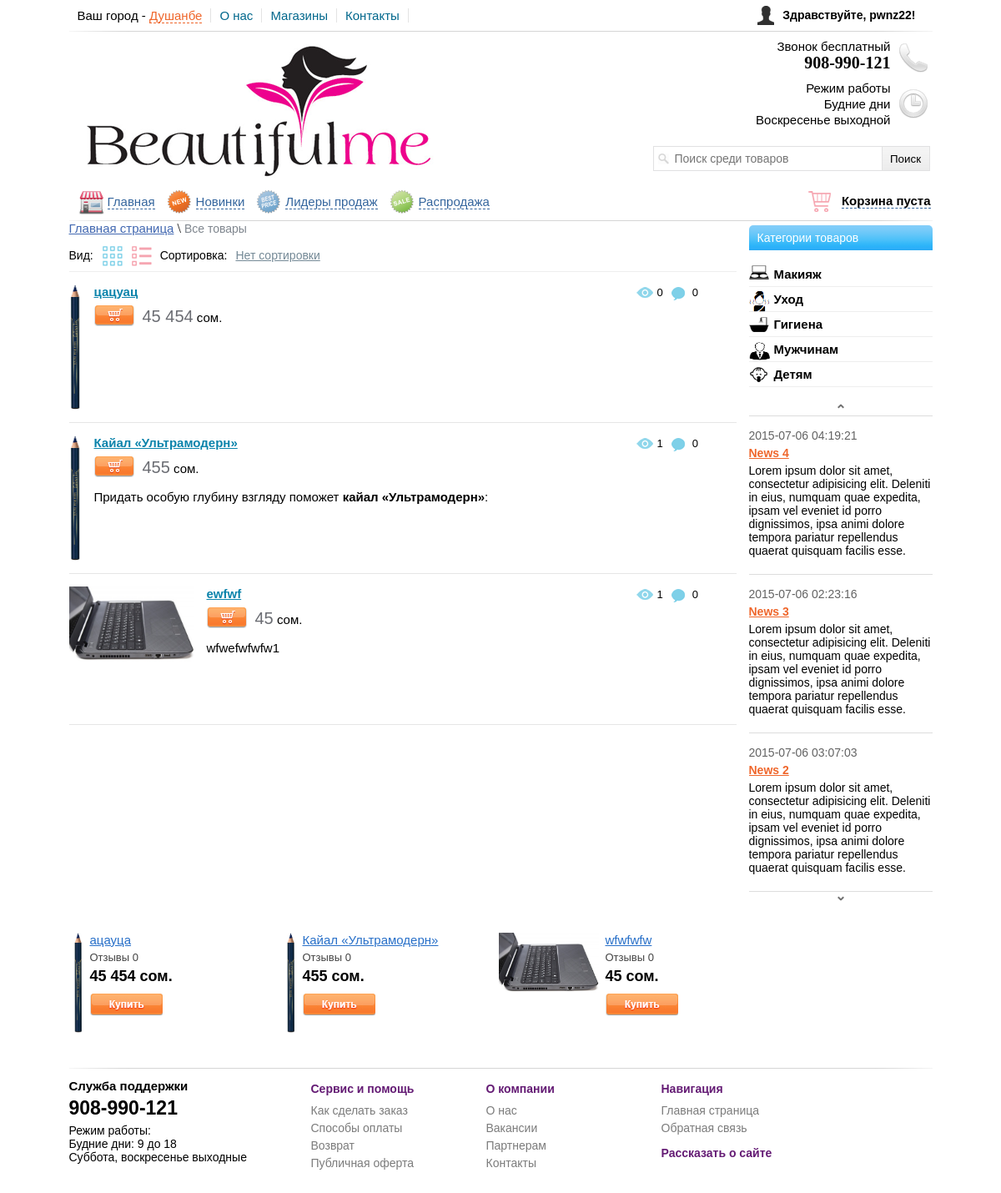
/ (signed in), run on the app's committed database.
### tables this page shows
CREATE TABLE IF NOT EXISTS `news` (
  `id` int(11) NOT NULL AUTO_INCREMENT,
  `title` varchar(255) NOT NULL,
  `text` text NOT NULL,
  `date` datetime NOT NULL,
  PRIMARY KEY (`id`)
);

CREATE TABLE IF NOT EXISTS `table_products` (
  `products_id` int(11) NOT NULL AUTO_INCREMENT,
  `title` varchar(255) NOT NULL,
  `price` int(11) NOT NULL,
  `brand` varchar(255) NOT NULL,
  `seo_words` text NOT NULL,
  `seo_description` text NOT NULL,
  `mini_description` text NOT NULL,
  `mini_features` text NOT NULL,
  `image` varchar(255) NOT NULL,
  `description` text NOT NULL,
  `features` text NOT NULL,
  `datetime` datetime NOT NULL,
  `new` int(11) NOT NULL DEFAULT '0',
  `leader` int(11) NOT NULL DEFAULT '0',
  `sale` int(11) NOT NULL DEFAULT '0',
  `visible` int(11) NOT NULL DEFAULT '0',
  `count` int(11) NOT NULL DEFAULT '0',
  `type_tovara` varchar(255) NOT NULL,
  `brand_id` int(11) NOT NULL,
  `yes_like` int(11) NOT NULL DEFAULT '1',
  `short_title` varchar(50) NOT NULL,
  PRIMARY KEY (`products_id`)
);

### functions/functions.php (called while the page is built, shortened)
<?php
function group_numerals($int){
		switch (strlen($int)) {
		case '5':
		$price = substr($int,0,2).' '.substr($int,2,5);
		break;
		default:
		$price = $int;
		break;
	}
	return $price;
}
 ?>

### include/block-category.php (the view, shortened to what this page needs)
<div id="block-category">
	<p class="header-title">Категории товаров</p>
	<ul>
		<li><a id="index1"><img src="/images/makeup.png" id="makeup-images"><strong>Макияж</strong></a>
		</li>
		<li><a id="index2"><img src="/images/care.png" id="care-images"><strong>Уход</strong></a>
		</li>
			<li><a id="index3"><img src="/images/hygiene.png" id="hygiene-images"><strong>Гигиена</strong></a>
		</li>
		<li><a id="index4"><img src="/images/mans.png" id="mans-images"><strong>Мужчинам</strong></a>
		</li>
		<li><a id="index5"><img src="/images/kids.png" id="kids-images"><strong>Детям</strong></a>
		</li>
	</ul>
</div>

### index.php (shortened to what this page needs)
<?php
	include 'include/db_connect.php';
	include 'functions/functions.php';
	$sorting = $_GET["sort"];
		switch($sorting)
		{
			default:
			$sorting = 'products_id DESC';
			$sort_name = 'Нет сортировки';
			break;
		}
?>
<!DOCTYPE html>
<html>
<head>
	<link rel="stylesheet" href="css/reset.css">
	<link rel="stylesheet" href="css/style.css">
	<link rel="stylesheet" href="trackbar/trackbar.css">
</head>
<body>
<div id="block-body">
<?php
	include 'include/block-header.php';
?>
	<div id="block-right">
<?php
	include 'include/block-category.php';
	include 'include/block-news.php';
?>
	</div>
		<div id="block-content">
			<div id="block-sorting">
				<p id="nav-breadcrumbs"><a href="index.php">Главная страница</a> \ <span>Все товары</span></p>
				<ul id="options-list">
					<li>Вид: </li>
					<li><img id="style-grid" src="/images/icon-grid.png"></li>
					<li><img id="style-list" src="/images/icon-list.png"></li>
					<li>Сортировка: </li>
					<li><a id="select-sort"><?php echo $sort_name; ?></a>
					</li>
				</ul>
			</div>
			<?php
	$num = 8;
	$page = (int)$_GET['page'];
	$count = mysql_query("SELECT COUNT(*) FROM table_products WHERE visible = '1'",$link);
	$temp = mysql_fetch_array($count);
	If ($temp[0] > 0)
	{
	$page = intval($page);
	if(empty($page) or $page < 0) $page = 1;
	$start = $page * $num - $num;
	$qury_start_num_grid = " LIMIT $start, $num";
	}
				$result = mysql_query("SELECT * FROM table_products WHERE visible = '1' ORDER BY $sorting $qury_start_num_grid",$link);
				if (mysql_num_rows($result) > 0)
				{
					$row = mysql_fetch_array($result);
					do
					{
					if ($row["image"] != "" && file_exists("./upload_images/".$row["image"]))
						{
						$img_path = './upload_images/'.$row["image"];
						$max_width = 200;
						$max_height = 200;
						 list($width, $height) = getimagesize($img_path);
						$ratioh = $max_height/$height;
						$ratiow = $max_width/$width;
						$ratio = min($ratioh, $ratiow);
						$width = intval($ratio*$width);
						$height = intval($ratio*$height);
						}else
						{
						$img_path = "/images/no-image.png";
						$width = 110;
						$height = 200;
						}
					}
						while($row = mysql_fetch_array($result));
				}
			?>
				<ul id="block-tovar-list">
			<?php
				$num = 6;
	$page = (int)$_GET['page'];
	$count = mysql_query("SELECT COUNT(*) FROM table_products WHERE visible = '1'",$link);
	$temp = mysql_fetch_array($count);
	If ($temp[0] > 0)
	{
	$page = intval($page);
	if(empty($page) or $page < 0) $page = 1;
	$start = $page * $num - $num;
	$qury_start_num_list = " LIMIT $start, $num";
}
				$result = mysql_query("SELECT * FROM table_products WHERE visible = '1' ORDER BY $sorting $qury_start_num_list",$link);
				if (mysql_num_rows($result) > 0)
				{
					$row = mysql_fetch_array($result);
					do
					{
					if ($row["image"] != "" && file_exists("./upload_images/".$row["image"]))
						{
						$img_path = './upload_images/'.$row["image"];
						$max_width = 150;
						$max_height = 150;
						 list($width, $height) = getimagesize($img_path);
						$ratioh = $max_height/$height;
						$ratiow = $max_width/$width;
						$ratio = min($ratioh, $ratiow);
						$width = intval($ratio*$width);
						$height = intval($ratio*$height);
						}else
						{
						$img_path = "/images/noimages80x70.png";
						$width = 80;
						$height = 70;
						}
				$query_reviews = mysql_query("SELECT * FROM table_reviews WHERE products_id = '{$row["products_id"]}' AND moderate='1'",$link);
				$count_reviews = mysql_num_rows($query_reviews);
						echo '
								<li>
									<div class="block-images-list">
										<img src="'.$img_path.'" width="'.$width.'" height="'.$height.'">
									</div>
									<ul class="reviews-and-counts-list">
										<li><img src="/images/eye-icon.png"><p>'.$row["count"].'</p></li>
										<li><img src="/images/comment-icon.png"><p>'.$count_reviews.'</p></li>
									</ul>
									<p class="style-title-list"><a href="view_content.php?id='.$row["products_id"].'">'.$row["title"].'</a></p>
									<a class="add-cart-style-list" tid="'.$row["products_id"].'"></a>
									<p class="style-price-list"><strong>'.group_numerals($row["price"]).'</strong> сом.</p>
									<div class="style-text-list">'.$row["mini_description"].'</div>
								</li>
							';
					}
						while($row = mysql_fetch_array($result));
				}
						echo '</ul>';
?>
		</div>
<?php
	include 'include/block-random.php';
	include 'include/block-footer.php';
?>
</div>
</body>
</html>

### include/block-news.php (shortened to what this page needs)
<div id="block-news">
	<center><img src="/images/img-prev.png" id="news-prev"></center>
	<div id="newsticker">
		<ul>
<?php
	$result = mysql_query("SELECT * FROM news ORDER BY id DESC",$link);
		if (mysql_num_rows($result) > 0)
			{
				$row = mysql_fetch_array($result);
			do
			{
				echo '<li>
				<span>'.$row["date"].'</span>
				<a href="#">'.$row["title"].'</a>
				<p>'.$row["text"].'</p>
					</li>';
			}
			while ($row = mysql_fetch_array($result));
		}
?>
		</ul>
	</div>
	<center><img src="/images/img-next.png" id="news-next"></center>
</div>

### include/block-random.php (shortened to what this page needs)
<div id="block-random-tovar">
<ul>
<?php
$query_random = mysql_query("SELECT DISTINCT * FROM table_products WHERE visible='1' ORDER by RAND() LIMIT 4",$link);
If (mysql_num_rows($query_random) > 0)
{
$res_query = mysql_fetch_array($query_random);
do
{
$query_reviews = mysql_query("SELECT * FROM table_reviews WHERE products_id = {$res_query["products_id"]} AND moderate='1'",$link);
$count_reviews = mysql_num_rows($query_reviews);
if (strlen($res_query["image"]) > 0 && file_exists("./upload_images/".$res_query["image"]))
{
$img_path = './upload_images/'.$res_query["image"];
$max_width = 120;
$max_height = 120;
 list($width, $height) = getimagesize($img_path);
$ratioh = $max_height/$height;
$ratiow = $max_width/$width;
$ratio = min($ratioh, $ratiow);
$width = intval($ratio*$width);
$height = intval($ratio*$height);
}else
{
$img_path = "/images/no-image-65.png";
$width = 65;
$height = 118;
}
echo '
<li>
	<img src="'.$img_path.'" width="'.$width.'" height="'.$height.'">
	<a class="random-title" href="view_content.php?id='.$res_query["products_id"].'">'.$res_query["short_title"].'</a>
	<p class="random-reviews">Отзывы '.$count_reviews.'</p>
	<p class="random-price">'.group_numerals($res_query["price"]).' сом.</p>
	<a class="random-add-cart" tid="'.$res_query["products_id"].'"></a>
</li>
';
} while($res_query = mysql_fetch_array($query_random));
}
?>
</ul>
</div>

### css/style.css (style rules this page uses)
#block-body { width: 1035px; height: auto; margin: 0 auto; }
#block-right { width: 220px; height: auto; float: right; }
#block-content { width: 800px; height: auto; }
#block-category { width: 220px; height: auto; }
.header-title { width: 210px; font: 14px sans-serif; margin-top: 0; padding: 7px 0 7px 10px; color: white; background: url(/images/grd-title.png); border-radius: 5px 5px 0 0; -webkit-border-radius: 5px 5px 0 0; -moz-border-radius: 5px 5px 0 0; }
#block-category > ul > li { border-bottom: 1px solid #eeeeee; }
#block-category > ul > li > a { font: 15px sans-serif; padding: 6px 0 6px 30px; display: block; cursor: pointer; }
#makeup-images { position: absolute; margin-top: -3px; margin-left: -30px; }
#care-images { position: absolute; margin-left: -30px; margin-top: -2px; }
#hygiene-images { position: absolute; margin-left: -30px; }
#mans-images { position: absolute; margin-left: -30px; width: 26px; height: 22px; }
#kids-images { position: absolute; margin-left: -30px; }
#block-news { width: 220px; height: auto; margin-top: 15px; margin-bottom: 15px; }
#newsticker { width: 220px; border-top: 1px solid #ddd; }
#newsticker p { font: 14px sans-serif; margin-top: 5px; margin-bottom: 5px; }
#newsticker li { border-bottom: 1px solid #ddd; padding-top: 15px; padding-bottom: 15px; }
#newsticker a { color: #ef662b; font: bold 14px sans-serif; }
#newsticker span { font: 14px sans-serif; padding-bottom: 5px; color: #636363; display: block; }
#news-prev { margin-top: 5px; margin-bottom: 5px; cursor: pointer; }
#news-next { margin-top: 5px; margin-bottom: 5px; cursor: pointer; }
#nav-breadcrumbs { margin-top: 5px; }
#nav-breadcrumbs a { font: 13px sans-serif; color: #4268b1; }
#nav-breadcrumbs span { color: #7f868e; font: 14px sans-serif; }
#block-sorting { height: 60px; border-bottom: 1px solid #eeeeee; }
#options-list > li { float: left; margin-left: 10px; font: 14px sans-serif; }
#options-list img { margin-top: -4px; cursor: pointer; }
#options-list { margin-left: -10px; }
#select-sort { color: #748996; text-decoration: underline; cursor: pointer; }
.block-images-list { float: left; margin-right: 15px; min-height: 160px; height: auto; }
#block-tovar-list { display: none; }
#block-tovar-list > li { border-bottom: 1px solid #e6e6e6; min-height: 160px; height: auto; margin-top: 15px; padding-bottom: 5px; }
.reviews-and-counts-list { position: absolute; margin-left: 670px; }
.reviews-and-counts-list > li { float: left; margin-left: 10px; margin-top: 3px; }
.reviews-and-counts-list > li > p { margin-left: 25px; margin-top: -1px; font: 13px sans-serif; }
.reviews-and-counts-list > li > img { position: absolute; }
.style-title-list { margin-top: 0; margin-bottom: 0; }
.style-title-list a { font: bold 15px sans-serif; color: #0a83ab; text-decoration: underline; }
.add-cart-style-list { width: 48px; height: 25px; display: block; cursor: pointer; float: left; margin-top: 8px; margin-right: 10px; background: url(/images/add-cart-norm.png); }
.style-price-list { font: 15px sans-serif; margin-top: 10px; }
.style-price-list > strong { font: 20px sans-serif; color: #6b6d73; }
.style-text-list { font: 15px sans-serif; margin: 0; }
#nav-breadcrumbs { margin-top: -5px; }
#nav-breadcrumbs > a { font: 15px sans-serif; color: #4268b1; }
#nav-breadcrumbs > span { font: 14px sans-serif; color: #7f868e; }
#block-random-tovar { height: 150px; padding-top: 15px; clear: both; }
#block-random-tovar li { float: left; width: 250px; height: 150px; margin-left: 5px; }
#block-random-tovar img { float: left; margin-right: 8px; }
.random-title { font: 15px sans-serif; color: #276fc8; }
.random-reviews { font: 13px sans-serif; color: #434343; margin: 5px 0; }
.random-price { margin:0px; font: bold 18px sans-serif; }
.random-add-cart { width: 87px; height: 26px; margin-top: 10px; margin-right: 0px; cursor: pointer; background: url(/images/button-buy-norm.png); float: left; }

### data on the page
news: date "2015-07-06 04:19:21", title "News 4", text "Lorem ipsum dolor sit amet, consectetur adipisicing elit. Deleniti in eius, numquam quae expedita, ipsam vel eveniet id porro dignissimos, ipsa animi dolore tempora pariatur repellendus quaerat quisquam facilis esse."
news: date "2015-07-06 02:23:16", title "News 3", text "Lorem ipsum dolor sit amet, consectetur adipisicing elit. Deleniti in eius, numquam quae expedita, ipsam vel eveniet id porro dignissimos, ipsa animi dolore tempora pariatur repellendus quaerat quisquam facilis esse."
news: date "2015-07-06 03:07:03", title "News 2", text "Lorem ipsum dolor sit amet, consectetur adipisicing elit. Deleniti in eius, numquam quae expedita, ipsam vel eveniet id porro dignissimos, ipsa animi dolore tempora pariatur repellendus quaerat quisquam facilis esse."
table_products: image (picture), count "0", count_reviews "0", title "цацуац", price "45 454", short_title "ацауца"
table_products: image (picture), count "1", count_reviews "0", title "Кайал «Ультрамодерн»", price "455", mini_description "Придать особую глубину взгляду поможет кайал «Ультрамодерн» :", short_title "Кайал «Ультрамодерн»"
table_products: image (picture), count "1", count_reviews "0", title "ewfwf", price "45", mini_description "wfwefwfwfw1", short_title "wfwfwfw"

### other printed values
$_SESSION['auth_name'] "pwnz22"
$sort_name "Нет сортировки"
